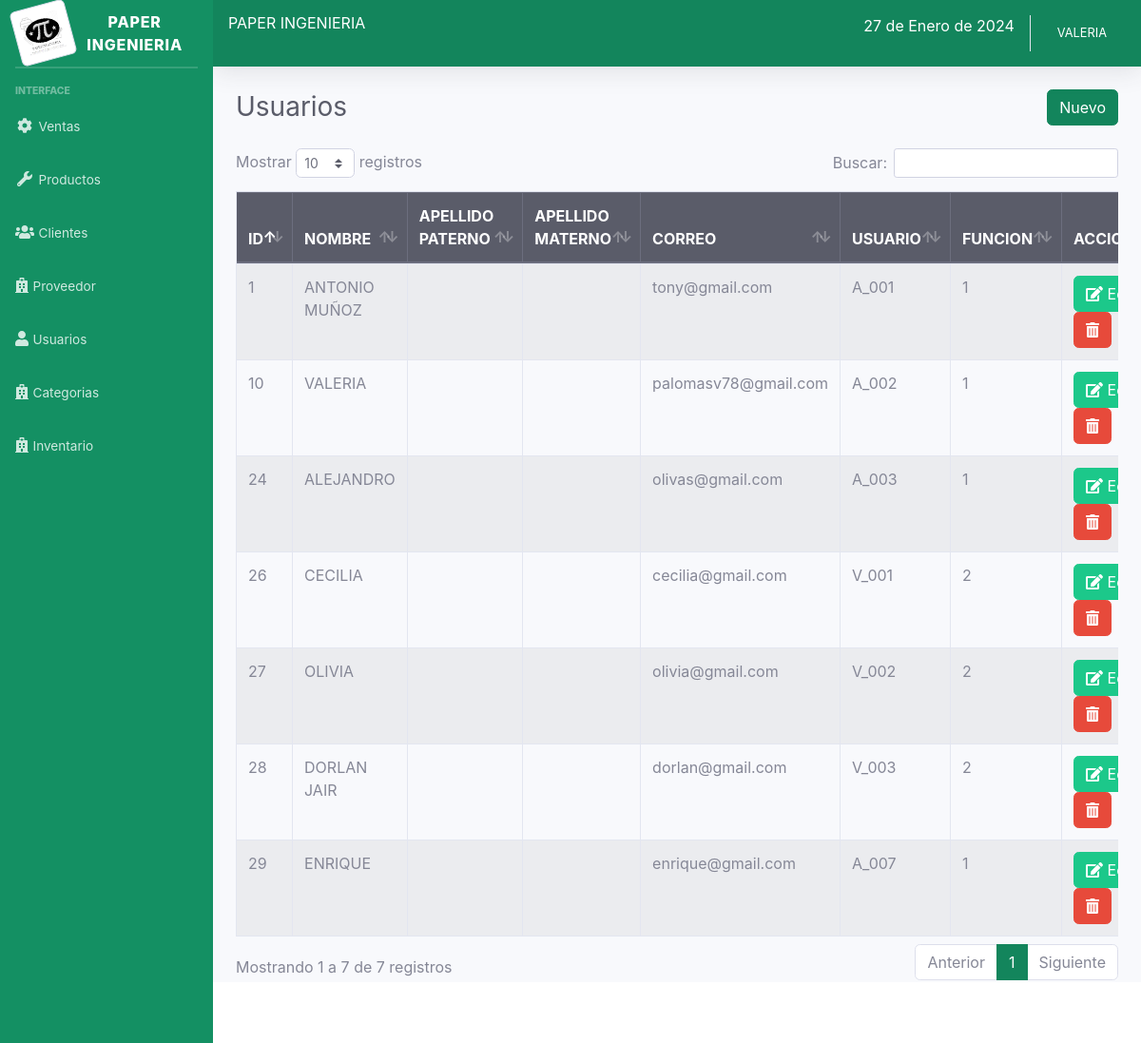
/sistema/lista_usuarios.php (signed in), run on the app's committed database.
### tables this page shows
CREATE TABLE `usuario` (
  `idusuario` int(11) NOT NULL,
  `nombre` varchar(100) NOT NULL,
  `correo` varchar(100) NOT NULL,
  `usuario` varchar(20) NOT NULL,
  `clave` varchar(50) NOT NULL,
  `rol` int(11) NOT NULL,
  `apellido_m_usuario` varchar(50) NOT NULL,
  `apellido_p_usuario` varchar(50) NOT NULL,
  `id_dir` tinyint(3) NOT NULL,
  `telefono` int(11) NOT NULL,
  `apellido_paterno` varchar(50) NOT NULL,
  `apellido_materno` varchar(50) NOT NULL
);

### sistema/lista_usuarios.php (the view)
<?php include_once "includes/header.php"; ?>
<div class="container-fluid">
	<div class="d-sm-flex align-items-center justify-content-between mb-4">
		<h1 class="h3 mb-0 text-gray-800">Usuarios</h1>
		<?php if ($_SESSION['rol'] == 1) { ?>
		<a href="registro_usuario.php" class="btn btn-primary">Nuevo</a>
		<?php } ?>
	</div>
	<div class="row">
		<div class="col-lg-12">
			<div class="table-responsive">
				<table class="table table-striped table-bordered" id="table">
					<thead class="thead-dark">
						<tr>
							<th>ID</th>
							<th>NOMBRE</th>
							<th>APELLIDO PATERNO</th>
							<th>APELLIDO MATERNO</th>
							<th>CORREO</th>
							<th>USUARIO</th>
							<th>FUNCION</th>
							<?php if ($_SESSION['rol'] == 1) { ?>
							<th>ACCIONES</th>
							<?php }?>
						</tr>
					</thead>
					<tbody>
						<?php
						include "../conexion.php";
						$query = mysqli_query($conexion, "SELECT * FROM usuario");
						$result = mysqli_num_rows($query);
						if ($result > 0) {
							while ($data = mysqli_fetch_assoc($query)) { ?>
								<tr>
									<td><?php echo $data['idusuario']; ?></td>
									<td><?php echo $data['nombre']; ?></td>
									<td><?php echo $data['apellido_p_usuario']; ?></td>
									<td><?php echo $data['apellido_m_usuario']; ?></td>
									<td><?php echo $data['correo']; ?></td>
									<td><?php echo $data['usuario']; ?></td>
									<td><?php echo $data['rol']; ?></td>
									<?php if ($_SESSION['rol'] == 1) { ?>
									<td>
										<a href="editar_usuario.php?id=<?php echo $data['idusuario']; ?>" class="btn btn-success"><i class='fas fa-edit'></i> Editar</a>
										<form action="eliminar_usuario.php?id=<?php echo $data['idusuario']; ?>" method="post" class="confirmar d-inline">
											<button class="btn btn-danger" type="submit"><i class='fas fa-trash-alt'></i> </button>
										</form>
									</td>
									<?php } ?>
								</tr>
						<?php }
						} ?>
					</tbody>
				</table>
			</div>
		</div>
	</div>
</div>
</div>
<?php include_once "includes/footer.php"; ?>

### data on the page
usuario: idusuario "1", nombre "ANTONIO MUÑOZ", correo "tony@gmail.com", usuario "A_001", rol "1"
usuario: idusuario "10", nombre "VALERIA", correo "palomasv78@gmail.com", usuario "A_002", rol "1"
usuario: idusuario "24", nombre "ALEJANDRO", correo "olivas@gmail.com", usuario "A_003", rol "1"
usuario: idusuario "26", nombre "CECILIA", correo "cecilia@gmail.com", usuario "V_001", rol "2"
usuario: idusuario "27", nombre "OLIVIA", correo "olivia@gmail.com", usuario "V_002", rol "2"
usuario: idusuario "28", nombre "DORLAN JAIR", correo "dorlan@gmail.com", usuario "V_003", rol "2"
usuario: idusuario "29", nombre "ENRIQUE", correo "enrique@gmail.com", usuario "A_007", rol "1"

### other printed values
fechaMexico() "27 de Enero de 2024"
$_SESSION['nombre'] "VALERIA"
